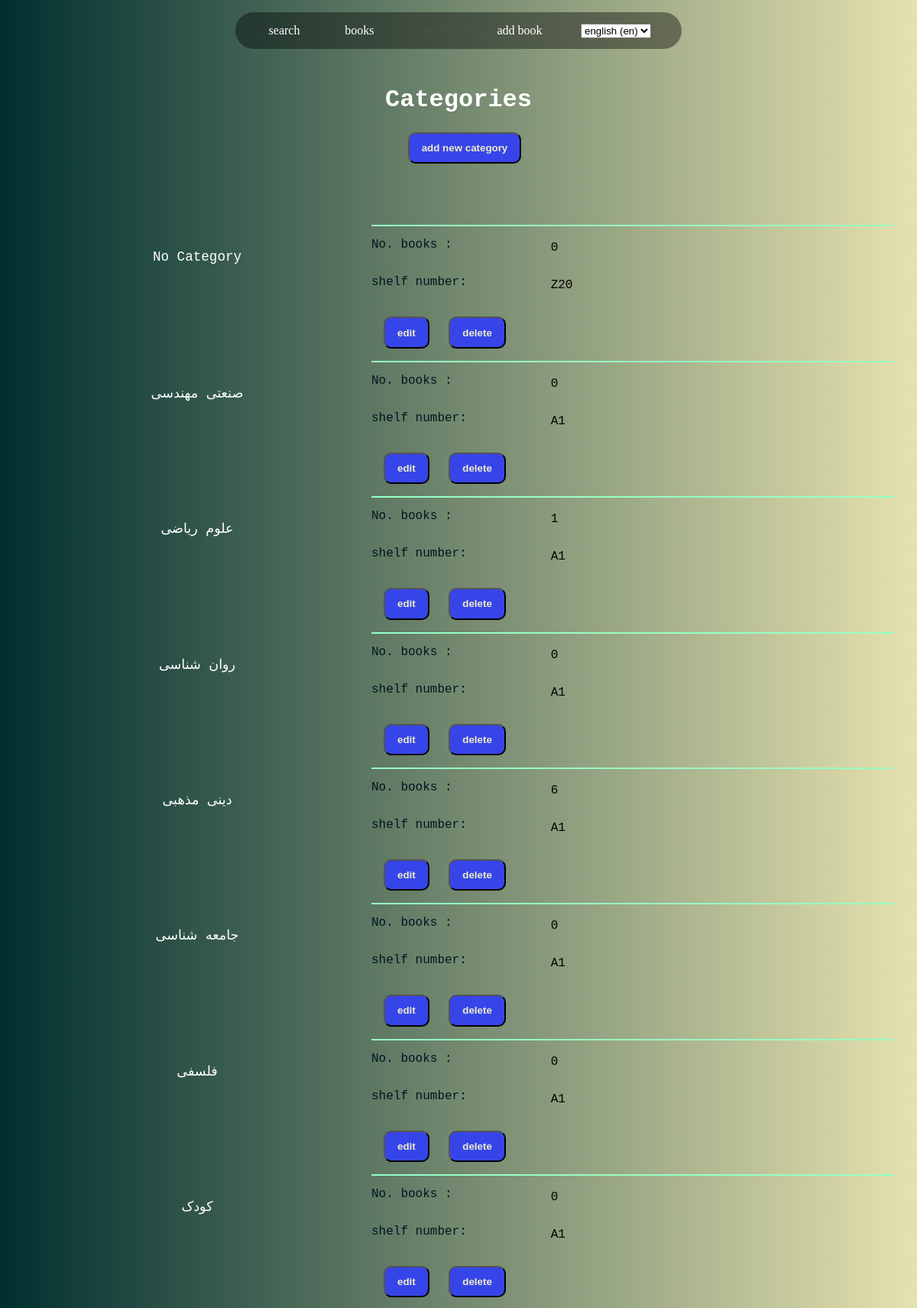
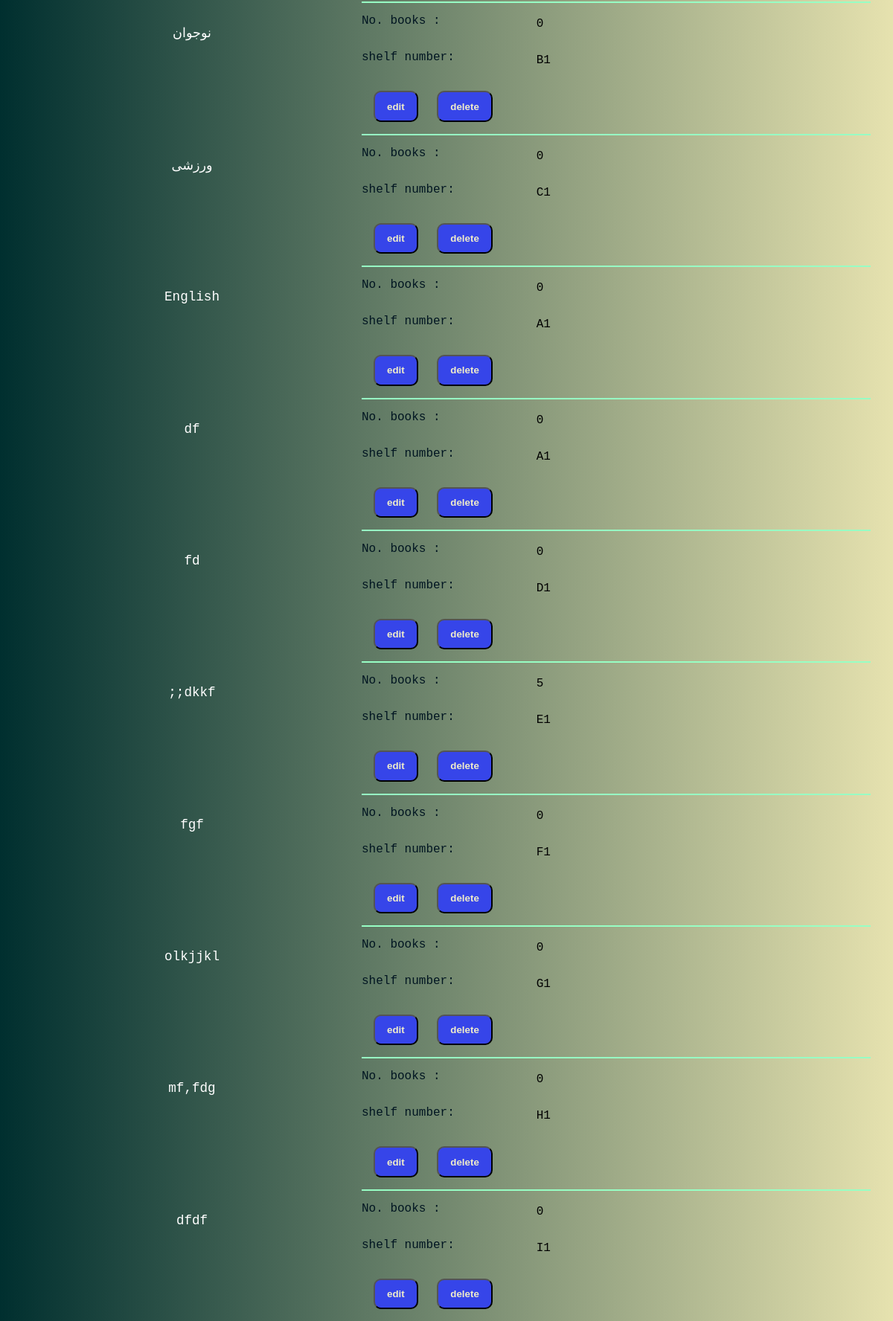
Page /en/categories/ on the committed database (2 pictures, top to bottom).
### books/models.py (models this page shows, shortened)
class Category(models.Model):
    name = models.CharField(
        max_length = 200,
        unique = True,
        null = True,
        validators=[
            MinLengthValidator(2, _('must be at least 2 characters')),
        ],)
    sign = models.CharField(max_length = 1, blank=True, null=True, default=None)
    num = models.IntegerField(
        validators=[
            MinValueValidator(1), MaxValueValidator(20)
    ],
    default=None,
    blank=True,
    null = True,
    )
    create_on = models.DateTimeField(auto_now_add=True, editable=False)
    class Meta:
        ordering = ['-create_on']
    def get_signiture(self):
        return f'{self.sign}{self.num}'
    def get_view(self):
        return reverse('theCategories:the_category', kwargs = {'pk' : self.id})
    def get_edit_view(self):
        return reverse('theCategories:edit', kwargs = {'pk' : self.id})
    def get_delete_view(self):
        return reverse('theCategories:delete', kwargs = {'pk' : self.id})
    def get_books_number(self):
        return len(BookCopy.objects.filter(book__category__id = self.id))

### theCategories/views.py (the view)
# urls.py: path('', views.AllCategories.as_view(), name = 'all_categories'),
class AllCategories(ListView):
    models = Category
    queryset = Category.objects.all()
    template_name = 'theCategories/AllCategories.html'

### theCategories/templates/theCategories/AllCategories.html (shortened to what this page needs)
{% extends 'base.html' %}
{% load i18n %}
{% load custom_tags %}
{% block main %}
    <main class='container'>
        <div class='control big-title center'>
            <h1 class='center header '>
                {% translate "Categories" %}
            </h1>
            <div class='control book-control-column'>
                <a href="{% url 'theCategories:create' %}">
                    <button > {% translate "add new category" %} </button ></a>
            </div>
        </div>
        {% for cat in category_list %}
            <article class='episode'>
                <a href="{{ cat.get_view }}" class='book-article-link'>
                    <div class='episode__title'> {{ cat.name }} </div>
                </a>
                <div>
                    <div class='episode__content'>
                        <div class='subject'> {% translate 'No. books :' %}</div>
                        <div class='subject__content'> <p> {{ cat.get_books_number }} </p> </div>
                        <div class='subject'> {% translate 'shelf number:' %}</div>
                        <div class='subject__content'> <p> {{ cat.get_signiture }} </p> </div>
                    </div>
                    <div class='control'>
                        <a href="{{ cat.get_edit_view }}"><button > {% translate "edit" %} </button></a>
                        <a href="{{ cat.get_delete_view }}"><button > {% translate "delete" %} </button></a>
                    </div>
                </div>
            </article>
        {% endfor %}
    </main>
{% endblock main %}

### library/static/css/base.css (style rules this page uses)
*, *::before, *::after { box-sizing: border-box }
body { background-image: linear-gradient(-90deg, #E6E2AF 0%, #002F2F 100%); color: #fff; font-family: courier, sans-serif; margin: 0; }
p { margin: 0 0 13px 0; }
a { color: #fff; text-decoration: none; }

### library/static/css/nav.css (style rules this page uses)
* { margin: 0; padding: 0; list-style-type: none; }

### library/static/css/list_books.css (style rules this page uses)
.center { text-align: center; }
.container { width: 95%; max-width: 1220px; margin: 0 auto; }
.header { padding: 2rem 1rem 1.5rem; }
.episode { display: grid; grid-template-columns: 2fr 3fr; position: relative; justify-content: space-between; }
.episode__title { font-size: 1.1rem; font-weight: 400; padding: 2rem 1.2rem 1.5rem; position: sticky; top: 0; text-align: center; height: calc(10vw + 20px); transition: all 0.1s ease-in; }
.episode__content { border-top: 2px solid rgb(151, 255, 196); display: grid; grid-template-columns: 2fr 4fr; grid-gap: 10px; padding: 15px 0; }
.episode__content .subject { font-weight: 500; color: rgb(0, 21, 33); }
.episode__content .subject__content { font-size: 1rem; line-height: 26px; color: rgb(0, 0, 0); }
.control button { border-radius: 10px; padding: .7rem 1rem; color: #efecca; font-weight: bold; margin: 0rem 0rem 1rem 1rem; background-color: rgb(54, 69, 233); box-shadow: none; cursor: pointer; }
.big-title { margin-bottom: 4em; }
.book-control-column { position: sticky; grid-column:auto; }

### rows in the picture
Category: name "No Category", get_books_number "0", get_signiture "Z20"
Category: name "صنعتی مهندسی", get_books_number "0", get_signiture "A1"
Category: name "علوم ریاضی", get_books_number "1", get_signiture "A1"
Category: name "روان شناسی", get_books_number "0", get_signiture "A1"
Category: name "دینی مذهبی", get_books_number "6", get_signiture "A1"
Category: name "جامعه شناسی", get_books_number "0", get_signiture "A1"
Category: name "فلسفی", get_books_number "0", get_signiture "A1"
Category: name "کودک", get_books_number "0", get_signiture "A1"
Category: name "نوجوان", get_books_number "0", get_signiture "B1"
Category: name "ورزشی", get_books_number "0", get_signiture "C1"
Category: name "English", get_books_number "0", get_signiture "A1"
Category: name "df", get_books_number "0", get_signiture "A1"
Category: name "fd", get_books_number "0", get_signiture "D1"
Category: name ";;dkkf", get_books_number "5", get_signiture "E1"
Category: name "fgf", get_books_number "0", get_signiture "F1"
Category: name "olkjjkl", get_books_number "0", get_signiture "G1"
Category: name "mf,fdg", get_books_number "0", get_signiture "H1"
Category: name "dfdf", get_books_number "0", get_signiture "I1"
